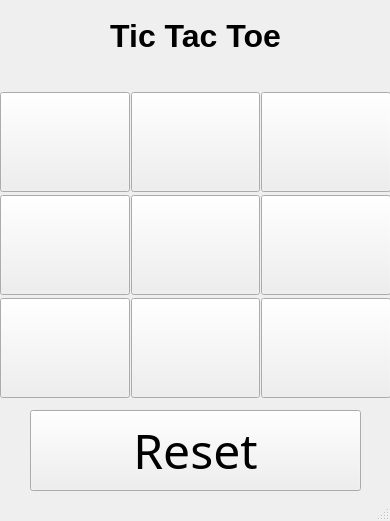
<?xml version="1.0" encoding="UTF-8"?>
<ui version="4.0">
 <class>MainWindow</class>
 <widget class="QMainWindow" name="MainWindow">
  <property name="geometry">
   <rect>
    <x>0</x>
    <y>0</y>
    <width>390</width>
    <height>521</height>
   </rect>
  </property>
  <property name="windowTitle">
   <string>MainWindow</string>
  </property>
  <widget class="QWidget" name="centralwidget">
   <widget class="QWidget" name="gridLayoutWidget">
    <property name="geometry">
     <rect>
      <x>0</x>
      <y>90</y>
      <width>391</width>
      <height>310</height>
     </rect>
    </property>
    <property name="font">
     <font>
      <family>Impact</family>
      <pointsize>72</pointsize>
     </font>
    </property>
    <layout class="QGridLayout" name="gridLayout">
     <property name="spacing">
      <number>1</number>
     </property>
     <item row="0" column="1">
      <widget class="QPushButton" name="pushButton_4">
       <property name="minimumSize">
        <size>
         <width>100</width>
         <height>100</height>
        </size>
       </property>
       <property name="font">
        <font>
         <family>Impact</family>
         <pointsize>48</pointsize>
        </font>
       </property>
       <property name="text">
        <string/>
       </property>
      </widget>
     </item>
     <item row="2" column="0">
      <widget class="QPushButton" name="pushButton_3">
       <property name="minimumSize">
        <size>
         <width>100</width>
         <height>100</height>
        </size>
       </property>
       <property name="font">
        <font>
         <family>Impact</family>
         <pointsize>48</pointsize>
        </font>
       </property>
       <property name="text">
        <string/>
       </property>
      </widget>
     </item>
     <item row="0" column="0">
      <widget class="QPushButton" name="pushButton">
       <property name="minimumSize">
        <size>
         <width>100</width>
         <height>100</height>
        </size>
       </property>
       <property name="font">
        <font>
         <family>Impact</family>
         <pointsize>48</pointsize>
        </font>
       </property>
       <property name="text">
        <string/>
       </property>
      </widget>
     </item>
     <item row="1" column="0">
      <widget class="QPushButton" name="pushButton_2">
       <property name="minimumSize">
        <size>
         <width>100</width>
         <height>100</height>
        </size>
       </property>
       <property name="font">
        <font>
         <family>Impact</family>
         <pointsize>48</pointsize>
        </font>
       </property>
       <property name="text">
        <string/>
       </property>
      </widget>
     </item>
     <item row="0" column="2">
      <widget class="QPushButton" name="pushButton_7">
       <property name="minimumSize">
        <size>
         <width>100</width>
         <height>100</height>
        </size>
       </property>
       <property name="font">
        <font>
         <family>Impact</family>
         <pointsize>48</pointsize>
        </font>
       </property>
       <property name="text">
        <string/>
       </property>
      </widget>
     </item>
     <item row="1" column="1">
      <widget class="QPushButton" name="pushButton_5">
       <property name="minimumSize">
        <size>
         <width>100</width>
         <height>100</height>
        </size>
       </property>
       <property name="font">
        <font>
         <family>Impact</family>
         <pointsize>48</pointsize>
        </font>
       </property>
       <property name="text">
        <string/>
       </property>
      </widget>
     </item>
     <item row="1" column="2">
      <widget class="QPushButton" name="pushButton_8">
       <property name="minimumSize">
        <size>
         <width>100</width>
         <height>100</height>
        </size>
       </property>
       <property name="font">
        <font>
         <family>Impact</family>
         <pointsize>48</pointsize>
        </font>
       </property>
       <property name="text">
        <string/>
       </property>
      </widget>
     </item>
     <item row="2" column="1">
      <widget class="QPushButton" name="pushButton_6">
       <property name="minimumSize">
        <size>
         <width>100</width>
         <height>100</height>
        </size>
       </property>
       <property name="font">
        <font>
         <family>Impact</family>
         <pointsize>48</pointsize>
        </font>
       </property>
       <property name="text">
        <string/>
       </property>
      </widget>
     </item>
     <item row="2" column="2">
      <widget class="QPushButton" name="pushButton_9">
       <property name="minimumSize">
        <size>
         <width>100</width>
         <height>100</height>
        </size>
       </property>
       <property name="font">
        <font>
         <family>Impact</family>
         <pointsize>48</pointsize>
        </font>
       </property>
       <property name="text">
        <string/>
       </property>
      </widget>
     </item>
    </layout>
   </widget>
   <widget class="QLabel" name="label">
    <property name="geometry">
     <rect>
      <x>0</x>
      <y>0</y>
      <width>391</width>
      <height>71</height>
     </rect>
    </property>
    <property name="font">
     <font>
      <pointsize>24</pointsize>
      <weight>75</weight>
      <bold>true</bold>
     </font>
    </property>
    <property name="text">
     <string>Tic Tac Toe</string>
    </property>
    <property name="alignment">
     <set>Qt::AlignCenter</set>
    </property>
   </widget>
   <widget class="QPushButton" name="resetButton">
    <property name="geometry">
     <rect>
      <x>30</x>
      <y>410</y>
      <width>331</width>
      <height>81</height>
     </rect>
    </property>
    <property name="font">
     <font>
      <family>Impact</family>
      <pointsize>36</pointsize>
     </font>
    </property>
    <property name="text">
     <string>Reset</string>
    </property>
   </widget>
  </widget>
  <widget class="QMenuBar" name="menubar">
   <property name="geometry">
    <rect>
     <x>0</x>
     <y>0</y>
     <width>390</width>
     <height>18</height>
    </rect>
   </property>
  </widget>
  <widget class="QStatusBar" name="statusbar"/>
 </widget>
 <resources/>
 <connections/>
</ui>
